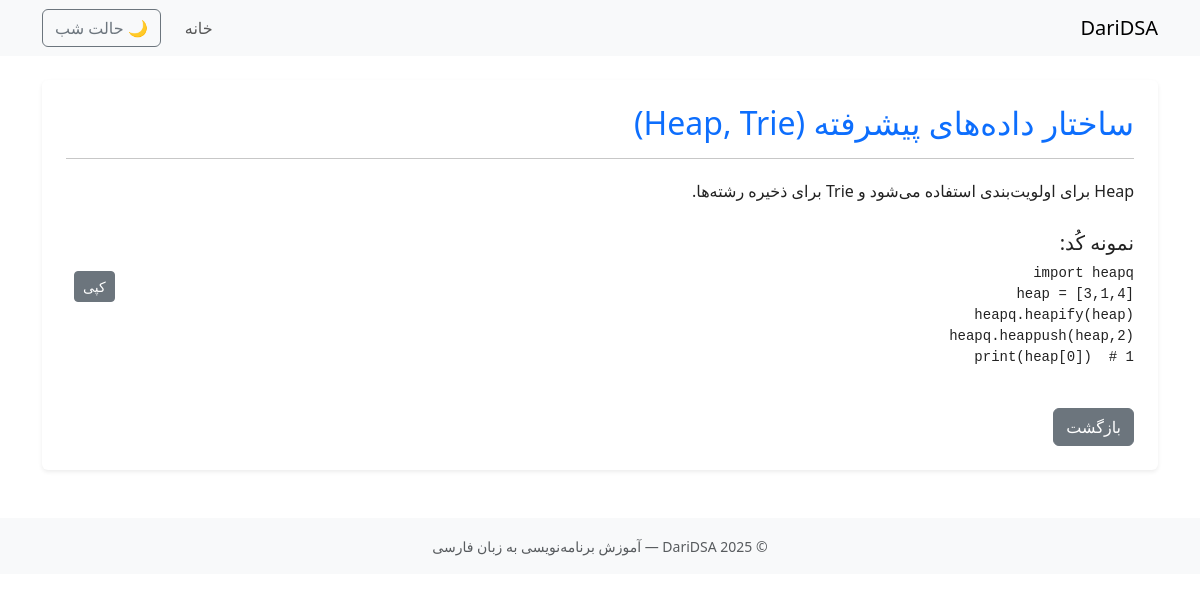
The page /advanced-data-structures/ on the database its author committed.
### lessons/models.py (models this page shows, shortened)
class Lesson(models.Model):
    CATEGORY_CHOICES = [
        ('basics', 'مبانی'),
        ('data_structures', 'ساختارهای داده'),
        ('algorithms', 'الگوریتم‌ها'),
        ('interviews', 'مصاحبه‌ها'),
        ('other', 'سایر'),
    ]
    title = models.CharField("عنوان", max_length=200)
    slug = models.SlugField(unique=True, blank=True)
    content = models.TextField("توضیحات")
    code_snippet = models.TextField("کد نمونه", blank=True)
    image = models.ImageField("عکس (اختیاری)", upload_to='lessons/', blank=True, null=True)
    created_at = models.DateTimeField(default=timezone.now)
    category = models.CharField("دسته‌بندی", max_length=50, choices=CATEGORY_CHOICES, default='other')
    author = models.CharField("نویسنده", max_length=100, default='Rafi')
    class Meta:
        ordering = ['-created_at']
        verbose_name = "درس"
        verbose_name_plural = "درس‌ها"

### lessons/views.py (the view)
# urls.py: path('<slug:slug>/', views.lesson_detail, name='lesson_detail'),
def lesson_detail(request, slug):
    lesson = get_object_or_404(Lesson, slug=slug)
    return render(request, 'lessons/lesson_detail.html', {'lesson': lesson})

### templates/lessons/lesson_detail.html (shortened to what this page needs)
{% extends "base.html" %}
{% block content %}
<article class="shadow-sm p-4 bg-white rounded">
  <h2 class="text-primary">{{ lesson.title }}</h2>
  <hr />
  <div style="line-height: 2;">{{ lesson.content|safe }}</div>
  {% if lesson.code_snippet %}
  <h5 class="mt-4">نمونه کُد:</h5>
  <div class="position-relative">
    <button class="btn btn-sm btn-secondary position-absolute top-0 end-0 m-2" onclick="copyCode(this)">
      کپی
    </button>
    <pre><code class="language-python">{{ lesson.code_snippet }}</code></pre>
  </div>
  {% endif %}
  <a href="{% url 'lesson_list' %}" class="btn btn-secondary mt-4">بازگشت</a>
</article>
{% endblock %}

### static/css/styles.css (style rules this page uses)
:root { --bg-color: #ffffff; --text-color: #222222; --card-bg: #f8f9fa; --link-color: #0d6efd; --border-color: #e0e0e0; --nav-bg: #ffffff; --nav-text: #000000; --footer-bg: #f8f9fa; --btn-border: #0d6efd; }
body { background-color: var(--bg-color); color: var(--text-color); transition: all 0.3s ease-in-out; }
a { color: var(--link-color); text-decoration: none; }
h1, h2, h3, h4, h5, h6 { color: var(--text-color); }

### rows shown on the page
Lesson: title "ساختار داده‌های پیشرفته (Heap, Trie)", content "Heap برای اولویت‌بندی استفاده می‌شود و Trie برای ذخیره رشته‌ها.", code_snippet "import heapq heap = [3,1,4] heapq.heapify(heap) heapq.heappush(heap,2) print(heap[0]) # 1"
